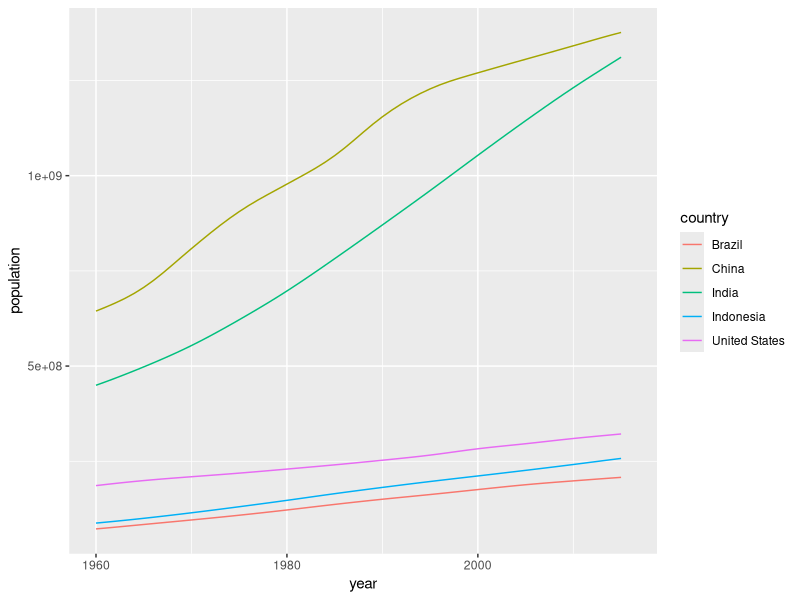
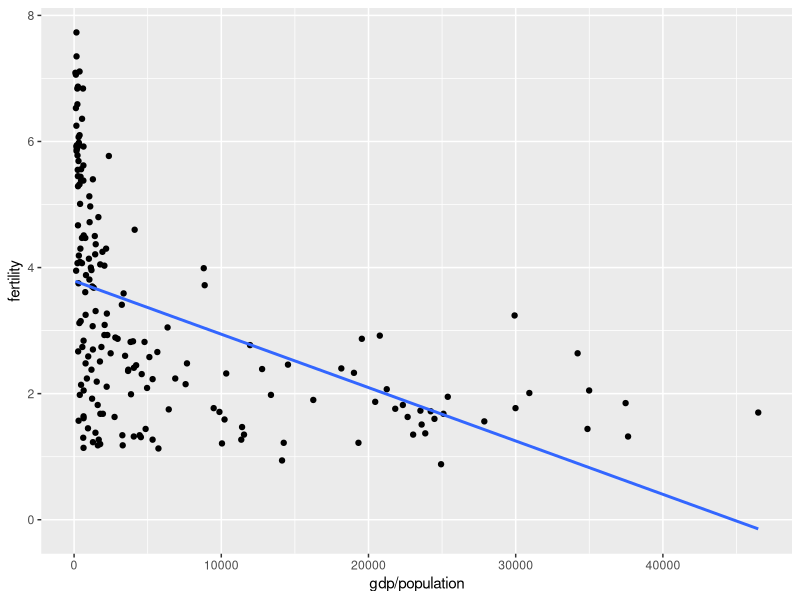
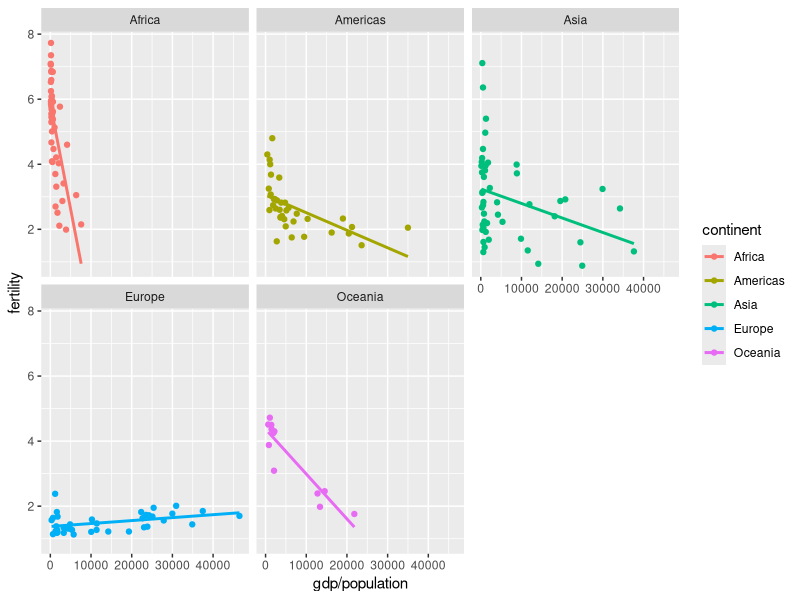
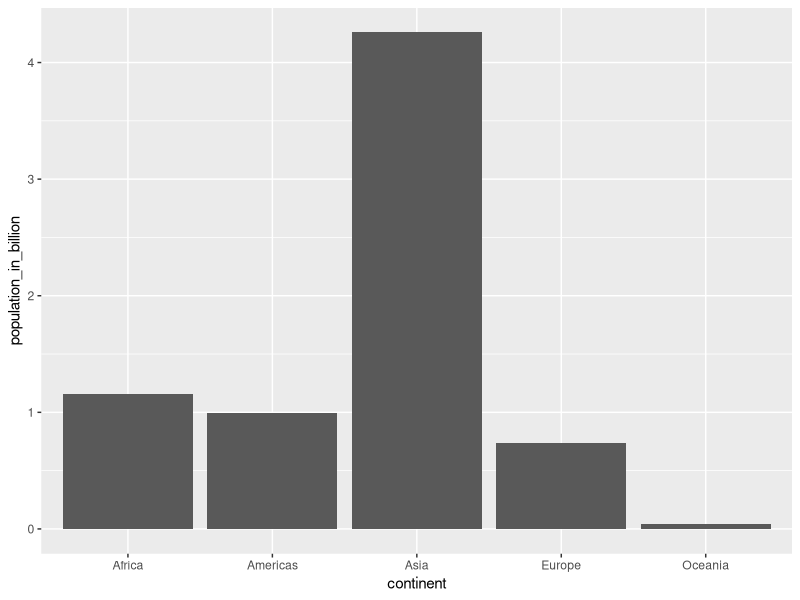
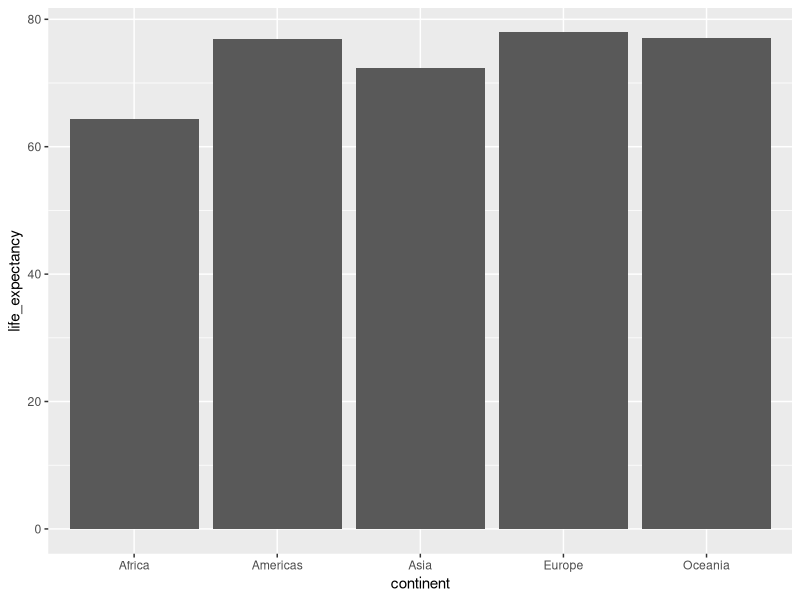
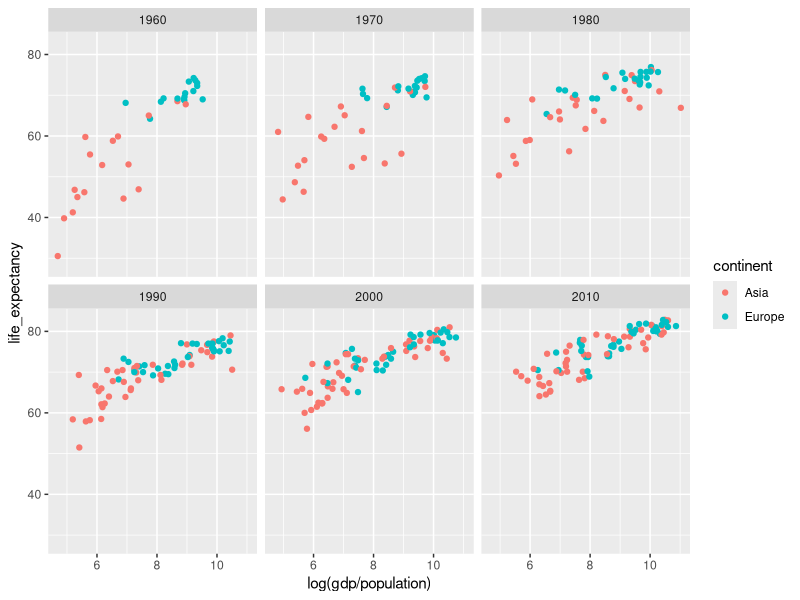
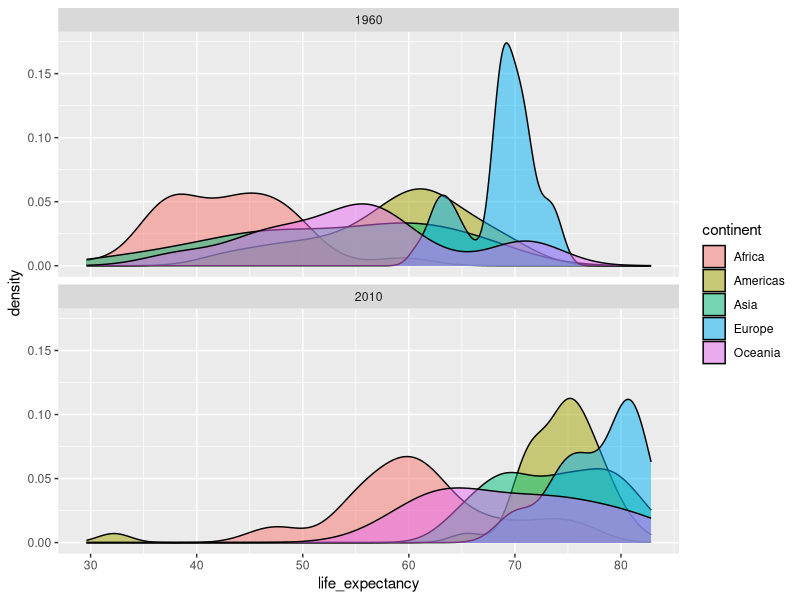
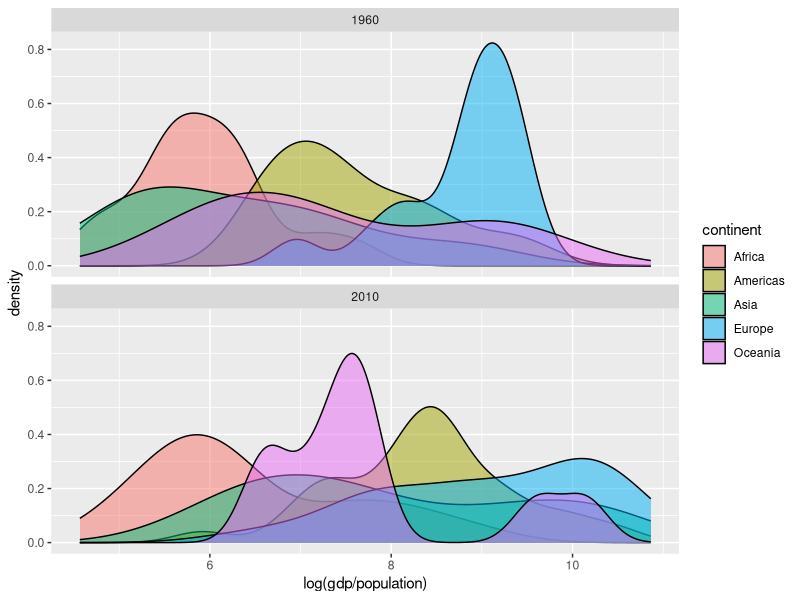

The R script that drew these images, in order:
## ---- chunk 1
knitr::opts_chunk$set(warning = FALSE, message = FALSE)
## ---- chunk 2
library(tidyverse)
library(dslabs) #install.packages("dslabs")

gapminder |>
  as_tibble() |> 
  head(5)

# to get familiar with the dataset, use these functions
View(gapminder)
dim(gapminder)
colnames(gapminder)
## ---- chunk 3
top5_countries <- gapminder |>
  filter(year == 2015) |> 
  arrange(-population) |> 
  select(country) |> 
  head(5) |> 
  pull()

gapminder |> 
  filter(country %in% top5_countries) |> 
  ggplot() +
  geom_line(mapping = aes(x = year, y = population, color = country))
## ---- chunk 4
gapminder |>
  filter(year == 2015, country %in% c("Turkey", "Poland", "South Korea", "Russia", "Vietnam", "South Africa")) |>
  arrange(infant_mortality) |>
  select(country, infant_mortality) |> 
  knitr::kable()
## ---- chunk 5
gapminder |> 
  filter(year==2000) |>
  ggplot(aes(y = fertility, x = gdp/population)) +
  geom_point() +
  geom_smooth(se=F, method = "lm")
## ---- chunk 6
gapminder |> 
  filter(year==2000) |>
  ggplot(aes(y = fertility, x = gdp/population, color = continent)) +
    geom_point() +
    geom_smooth(se=F, method = "lm") +
    facet_wrap(~continent)
## ---- chunk 7
gapminder |>
  filter(year == 2015) |> 
  group_by(continent) |> 
  summarize(population_in_billion = sum(population)/10^9) |> 
  ggplot(aes(x = continent, y = population_in_billion)) +
  geom_col()
## ---- chunk 8
gapminder |> 
  filter(year == 2015) |> 
  summarize(life_expectancy = sum(life_expectancy * population) / sum(population))
## ---- chunk 9
gapminder |> 
  filter(year == 2015) |>
  group_by(continent) |>
  summarize(life_expectancy = sum(life_expectancy * population) / sum(population)) |>
  ggplot(mapping = aes(x = continent, y = life_expectancy)) +
  geom_col()
## ---- chunk 10
years <- c(1960, 1970, 1980, 1990, 2000, 2010)
continents <- c("Europe", "Asia")
gapminder |> 
  filter(year %in% years & continent %in% continents) |>
  ggplot(mapping = aes(log(gdp / population), life_expectancy, col = continent)) +
    geom_point() +
    facet_wrap(~year) 
## ---- chunk 11
gapminder |> 
  filter(year %in% c(1960, 2010)) |>
  ggplot(mapping = aes(x = life_expectancy, fill = continent)) +
    geom_density(alpha = 0.5) +
    facet_wrap(~year, nrow = 2) 
## ---- chunk 12
gapminder |> 
  filter(year %in% c(1960, 2010)) |>
  ggplot(mapping = aes(x = log(gdp/population), fill = continent)) +
  geom_density(alpha=0.5) +
  facet_wrap(~year, nrow=2) 
